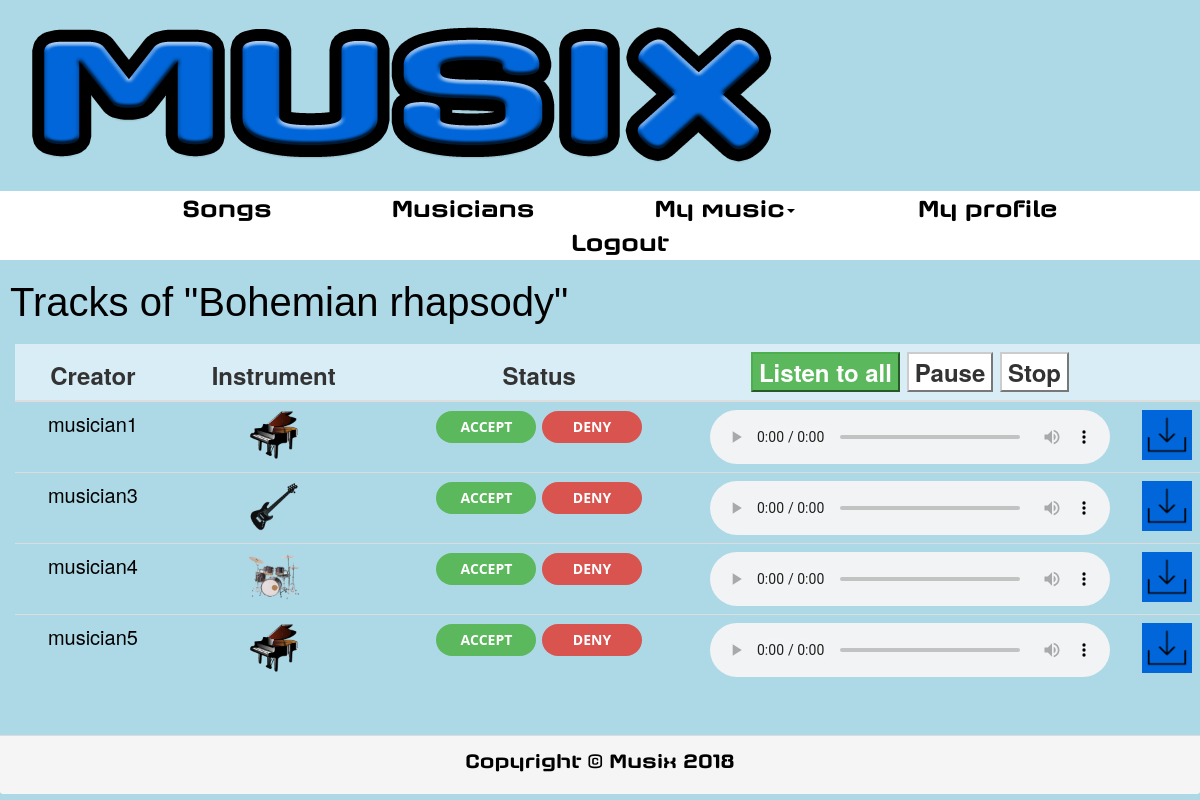
The page /tracks/1 (signed in) on the database its author committed.
### main/models.py (models this page shows, shortened)
class Song(models.Model):
    name = models.CharField(max_length=20, blank=False)
    author = models.CharField(max_length=30, blank=False)
    tune = models.CharField(max_length=10, blank=False, choices=TUNES)
    accidental = models.CharField(max_length=10, blank=True,
                                  choices=ACCIDENTALS)
    tonality = models.CharField(max_length=10, blank=False, choices=TONALITIES)
    bpm = models.IntegerField(null=False, validators=[MinValueValidator(0),
                                                      MaxValueValidator(500)])
    description = models.TextField(max_length=500, blank=False)
    additionalInstruments = models.BooleanField(null=False)
    score = models.FileField(blank=True, upload_to='scores', null=True)
    finished = models.BooleanField(default=False, null=False)
    finishedSong = models.FileField(blank=True, upload_to='songs', null=True)
    creator = models.ForeignKey(Musician, on_delete=models.DO_NOTHING,
                                null=True)
    requiredInstruments = models.ManyToManyField(Instrument, blank=True)

class Track(models.Model):
    sound = models.FileField(blank=False, upload_to='tracks', null=False)
    status = models.CharField(blank=False, max_length=20, choices=STATUS)
    instrument = models.ForeignKey(Instrument, on_delete=models.CASCADE,
                                   null=False)
    musician = models.ForeignKey(Musician, on_delete=models.DO_NOTHING,
                                 null=True)
    song = models.ForeignKey(Song, on_delete=models.DO_NOTHING, null=False)

class Actor(models.Model):
    user = models.OneToOneField(User, on_delete=models.CASCADE)
    class Meta:
        abstract = True

class Musician(Actor):
    phone = models.CharField(max_length=20, blank=True)
    gender = models.CharField(max_length=7, blank=True, choices=GENDERS)
    description = models.TextField(max_length=500, blank=True)
    photo = models.ImageField(null=True, blank=True, upload_to='photos')
    country = models.CharField(max_length=100, blank=True, choices=COUNTRIES)
    city = models.CharField(max_length=100, blank=True)
    registrationDate = models.DateField()
    premium = models.BooleanField(default=False, null=False)
    banned = models.BooleanField(default=False, null=False)

class Instrument(models.Model):
    name = models.CharField(max_length=100, blank=False)
    image = models.ImageField(blank=False, upload_to='instruments')

### main/views/track.py (the view)
# urls.py: url(r'^tracks/(?P<song_id>\d+)', views.tracks, name='tracks'),
@login_required(login_url='/login.html')
def tracks(request, song_id):
    try:
        musician = request.user.musician
    except ObjectDoesNotExist:
        raise PermissionDenied
    if not musician.premium:
        raise PermissionDenied
    song = Song.objects.get(id=song_id)
    song_tracks = service.tracks(song)
    song_tracks_ap = song_tracks.exclude(status="D")
    tracks_ids = []
    for t in song_tracks_ap:
        tracks_ids.append(t.id)
    return render(request, 'tracks.html', {'tracks': song_tracks, 'song': song,
                                           'tracks_ids': tracks_ids})

### main/services/track.py (called while the page is built)
def tracks(song):
    tracks_song = Track.objects.filter(song=song)
    return tracks_song

### templates/tracks.html (shortened to what this page needs)
{% include 'base.html' %}
{% load static %}
<link type="text/css" rel="stylesheet" href="{% static "css/tracks.css" %}"/>
<div>
    {% include "header.html" %}
</div>
<div>
    {% include "menu.html" %}
</div>
{% if tracks %}
    <div>
        <h1 id="titleTracks">Tracks of "<a href="/song/{{ song.id }}">{{ song.name }}"</a>
        </h1>
    </div>
    <div id="tableTracksDiv">
        <table class="table table-responsive table-hover" id="tableTracks">
            <thead>
                <tr class="info">
                    <th onclick="sortTable(0, 'tableTracksDiv')">Creator</th>
                    <th onclick="sortTable(1, 'tableTracksDiv')">Instrument</th>
                    <th onclick="sortTable(2, 'tableTracksDiv')">Status</th>
                    <th id="thAudio">
                        <button id="playButton" class="btn-success"
                                onclick="playAllTracks({{ tracks_ids }})">Listen to all</button>
                        <button id="pauseButton" disabled class="btn-default"
                                onclick="pauseAllTracks({{ tracks_ids }})">Pause</button>
                        <button id="stopButton" disabled class="btn-default"
                                onclick="stopAllTracks({{ tracks_ids }})">Stop</button>
                    </th>
                    <th></th>
                </tr>
            </thead>
            <tbody>
                {% for t in tracks %}
                    <tr>
                        <td>
                            <a href="/profile/{{ t.musician.user.username }}" id="infoMusician">{{ t.musician.user.username }}</a>
                        </td>
                        <td>
                            <img src="{% static "media/" %}{{ t.instrument.image }}"
                                 id="imageInstrument" alt="{{ t.instrument.name }}">
                        </td>
                        <td>
                            {% if t.status == 'P' %}
                                <a href="/acceptTrack/{{ t.id }}" role="button" class="btn btn-success" id="acceptButton"
                                   onclick="return confirm('Are you sure?')">Accept</a>
                                <a href="/denyTrack/{{ t.id }}" role="button" class="btn btn-danger" id="denyButton"
                                   onclick="return confirm('Are you sure?')">Deny</a>
                            {% elif t.status == 'A' %}
                                Accepted
                            {% elif t.status == 'D' %}
                                Denied
                            {% endif %}
                        </td>
                        <td>
                            <audio src="{% static "media/" %}{{ t.sound }}" controls id="trackSound{{ t.id }}"></audio>
                        </td>
                        <td>
                            <a href="/downloadTrack/{{ t.id }}" role="button">
                                <img src="{% static "images/download.png" %}" id="downloadButton">
                            </a>
                        </td>
                    </tr>
                {% endfor %}
            </tbody>
        </table>
    </div>
{% endif %}
<div>
    {% include "footer.html" %}
</div>

### main/static/css/creative.css (style rules this page uses)
body, html { width: 100%; height: 100%; }
body { font-family: 'Merriweather', 'Helvetica Neue', Arial, sans-serif; }
a { color: #F05F40; -webkit-transition: all 0.2s; -moz-transition: all 0.2s; transition: all 0.2s; }
h1, h2, h3, h4, h5, h6 { font-family: 'Open Sans', 'Helvetica Neue', Arial, sans-serif; }
.btn { font-weight: 700; text-transform: uppercase; border: none; border-radius: 300px; font-family: 'Open Sans', 'Helvetica Neue', Arial, sans-serif; }

### main/static/css/base.css (style rules this page uses)
body { background-color: lightblue; }

### main/static/css/tracks.css (style rules this page uses)
#titleTracks { font-family: Arial; font-size: 40px; color: black; margin-left: 10px; margin-bottom: 20px; }
#tableTracks { width: 1320px; margin-left: 15px; }
th { font-size: 24px; }
td { font-size: 20px; }
td, th, tr { text-align: center; }
tbody { padding-right: 50%; }
#imageInstrument { width: 50px; height: 50px; }
#infoMusician, #acceptButton, #denyButton, #deleteButton { width: 100px; color: black; text-decoration: none; }
#infoMusician:link, #infoMusician:visited { color: black; text-decoration: none; }
#acceptButton:link, #acceptButton:visited, #denyButton:link, #denyButton:visited, #deleteButton:link, #deleteButton:visited { color: white; text-decoration: none; }
#thAudio { width: 400px; }
audio { width: 400px; }
#downloadButton { width: 50px; height: 50px; }

### main/static/css/header.css (style rules this page uses)
a:link, a:visited { color: black; text-decoration: none; }

### main/static/css/menu.css (style rules this page uses)
a:link, a:visited { color: black; text-decoration: none; }
td, th, tr { text-align: center; }

### rows shown on the page
Song: name "Bohemian rhapsody"
Track: musician.user.username "musician1", instrument.image (picture)
Track: musician.user.username "musician3", instrument.image (picture)
Track: musician.user.username "musician4", instrument.image (picture)
Track: musician.user.username "musician5", instrument.image (picture)
